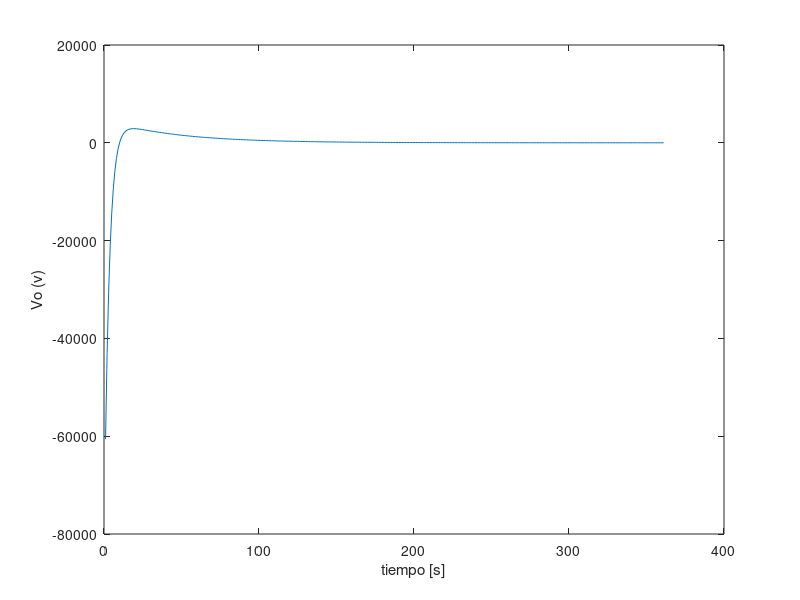

Reproduce this figure in MATLAB.
clc
s=tf('s');
%syms s;
R=1500;
C=22*10^(-9);
H=(1+4*C^2*R^2*s^2)/(1+8*R*C*s+4*R^2*C^2*s^2);
%x=1/s;
%y=H*x;
%ilaplace(y);
%t=[1:10];
%m=281474977936761/281474976710656 - (281474977936761*exp(-(159578208189131063296*t)/5266080870241325)*(cosh((65536*4446809970922824661039860115721^(1/2)*t)/5266080870241325) + (2434970217729661*4446809970922824661039860115721^(1/2)*sinh((65536*4446809970922824661039860115721^(1/2)*t)/5266080870241325))/4446809970922824661039860115721))/281474976710656;
%plot(m)
y=impulse(H);
%ilaplace(H)
plot(y)

xlabel('tiempo [s]');
ylabel('Vo (v)');

%[mag, pha , w] = bode(H);

%mag = squeeze(mag);
%xlabel('freq (1/s)');
%ylabel('|H(s)| (db)');
%semilogx(w , 20 * log10(mag) );


    
%bode(H)